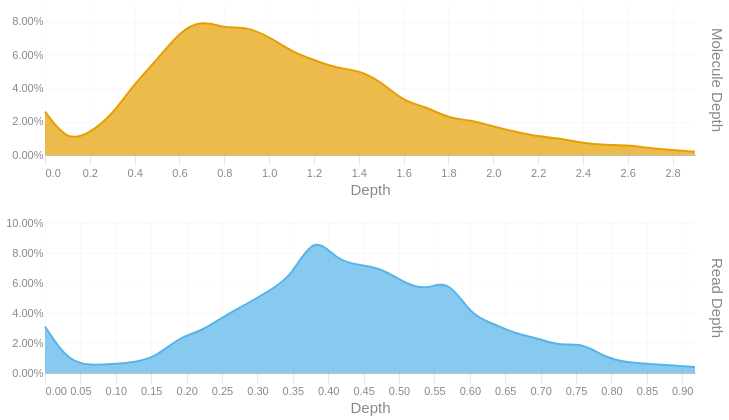

The cell this chart's notebook holds for it:
### Code cell
readdep = depth_hist(tb['Read Depth'], q99, 3)
readdep = readdep.with_columns(pl.lit('Read Depth').alias('Metric'))
if not SKIPLR:
    moldep = depth_hist(tb['Molecule Depth'], mol_q99, 1)
    moldep = moldep.with_columns(pl.lit('Molecule Depth').alias('Metric'))
    _hist = pl.concat([readdep, moldep])
    _hist = _hist.filter(pl.col('Proportion') != 0)
    with SafeRender(_hist):
        (
            alt.Chart(_hist)        
            .mark_area(interpolate = "basis")
            .encode(
                x=alt.X('Bin:Q').scale(domainMin=0).axis(alt.Axis(title='Depth')),
                y = alt.Y('Proportion:Q', title = None).axis(format = '.2%'),
                color = alt.Color('Metric:N').legend(None),
                row = alt.Row("Metric:N").header(title = None, labelOrient = 'right'),
                tooltip = [
                    alt.Tooltip("Metric:N", title = "Metric"),
                    alt.Tooltip('Interval:N', title = "Depth Interval"),
                    alt.Tooltip('Proportion:Q', title = "% Alignments").format('.2%')
                ]
            )
            .resolve_scale(x='independent', y='independent')
            .properties(
                height = 150, width = 650,
                usermeta={'embedOptions': {'downloadFileName': f'{samplename}.depth.hist'}}
            )
        ).display()
else:
    readdep = readdep.filter(pl.col('Proportion') != 0)
    with SafeRender(readdep):
        (
            alt.Chart(readdep)        
            .mark_area(interpolate = "basis")
            .encode(
                x=alt.X('Bin:Q').scale(domainMin=0).axis(alt.Axis(title='Depth')),
                y = alt.Y('Proportion:Q', title = None).axis(format = '.2%'),
                tooltip = [
                    alt.Tooltip('Interval:N', title = "Depth Interval"),
                    alt.Tooltip('Proportion:Q', title = "% Alignments").format('.2%')
                ]
            )
            .properties(
                usermeta={'embedOptions': {'downloadFileName': f'{samplename}.depth.hist'}}
            )
        ).display()

### Figure 1 — Vega-Lite specification as saved in the notebook (floating-point values rounded to 4 significant figures)
{"width": 650, "height": 150, "config": {"title": {"anchor": "start", "dy": -15, "fontSize": 18, "color": "#888888", "subtitleColor": "#888888", "subtitleFontSize": 14}, "arc": {"fill": "#0072B2"}, "axis": {"domainColor": "#888888", "domainWidth": 0.5, "gridWidth": 0.2, "grid": false, "titleFontWeight": 400, "titleFontSize": 15, "labelFontSize": 11, "labelColor": "#888888", "tickColor": "#888888", "tickWidth": 0.2, "titleColor": "#888888"}, "axisBand": {"grid": false}, "axisX": {"grid": true, "tickSize": 10, "domainCap": "round"}, "axisY": {"domain": false, "grid": true, "tickSize": 0, "domainCap": "round"}, "background": "transparent", "header": {"labelFontSize": 15, "labelColor": "#888888", "titleFontSize": 15, "titleFontWeight": 600, "titleColor": "#888888"}, "legend": {"labelFont": "sans-serif", "labelFontSize": 12, "labelColor": "#888888", "symbolSize": 100, "symbolType": "circle", "titleFontSize": 12, "titlePadding": 10, "titleColor": "#888888", "title": null}, "range": {"category": ["#E69F00", "#56B4E9", "#009E73", "#F0E442", "#0072B2", "#D55E00", "#CC79A7", "#000000"], "diverging": ["#cfe8f3", "#a2d4ec", "#73bfe2", "#46abdb", "#1696d2", "#12719e"]}, "area": {"fill": "#0072B2", "fillOpacity": 0.7, "line": true, "strokeOpacity": 0.7}, "line": {"color": "#0072B2", "stroke": "#0072B2", "strokeWidth": 2}, "trail": {"color": "#0072B2", "stroke": "#0072B2", "strokeWidth": 0, "size": 1}, "point": {"filled": true, "fillOpacity": 1.0, "size": 95}, "text": {"color": "#888888", "fontSize": 11, "align": "right", "fontWeight": 400, "size": 11}, "bar": {"fill": "#0072B2", "stroke": null}, "view": {"stroke": null, "continuousWidth": 660, "continuousHeight": 400}}, "data": {"name": "data-93784f14c2d8790cb309ddf5213d8059"}, "mark": {"type": "area", "interpolate": "basis"}, "encoding": {"color": {"field": "Metric", "legend": null, "type": "nominal"}, "row": {"field": "Metric", "header": {"title": null, "labelOrient": "right"}, "type": "nominal"}, "tooltip": [{"field": "Metric", "title": "Metric", "type": "nominal"}, {"field": "Interval", "title": "Depth Interval", "type": "nominal"}, {"field": "Proportion", "format": ".2%", "title": "% Alignments", "type": "quantitative"}], "x": {"axis": {"title": "Depth"}, "field": "Bin", "scale": {"domainMin": 0}, "type": "quantitative"}, "y": {"axis": {"format": ".2%"}, "field": "Proportion", "title": null, "type": "quantitative"}}, "resolve": {"scale": {"x": "independent", "y": "independent"}}, "usermeta": {"embedOptions": {"downloadFileName": "S1_Musquodoboit_008.depth.hist"}}, "$schema": "https://vega.github.io/schema/vega-lite/v6.1.0.json", "datasets": {"data-93784f14c2d8790cb309ddf5213d8059": [{"Bin": 0.0, "Interval": "0.0-0.032", "Proportion": 0.031, "Metric": "Read Depth"}, {"Bin": 0.032, "Interval": "0.032-0.063", "Proportion": 0.008, "Metric": "Read Depth"}, {"Bin": 0.063, "Interval": "0.063-0.095", "Proportion": 0.005, "Metric": "Read Depth"}, {"Bin": 0.095, "Interval": "0.095-0.127", "Proportion": 0.006, "Metric": "Read Depth"}, {"Bin": 0.127, "Interval": "0.127-0.158", "Proportion": 0.007, "Metric": "Read Depth"}, {"Bin": 0.158, "Interval": "0.158-0.19", "Proportion": 0.011, "Metric": "Read Depth"}, {"Bin": 0.19, "Interval": "0.19-0.222", "Proportion": 0.024, "Metric": "Read Depth"}, {"Bin": 0.222, "Interval": "0.222-0.253", "Proportion": 0.028, "Metric": "Read Depth"}, {"Bin": 0.253, "Interval": "0.253-0.285", "Proportion": 0.038, "Metric": "Read Depth"}, {"Bin": 0.285, "Interval": "0.285-0.317", "Proportion": 0.046, "Metric": "Read Depth"}, {"Bin": 0.317, "Interval": "0.317-0.348", "Proportion": 0.055, "Metric": "Read Depth"}, {"Bin": 0.348, "Interval": "0.348-0.38", "Proportion": 0.064, "Metric": "Read Depth"}, {"Bin": 0.38, "Interval": "0.38-0.412", "Proportion": 0.093, "Metric": "Read Depth"}, {"Bin": 0.412, "Interval": "0.412-0.443", "Proportion": 0.075, "Metric": "Read Depth"}, {"Bin": 0.443, "Interval": "0.443-0.475", "Proportion": 0.072, "Metric": "Read Depth"}, {"Bin": 0.475, "Interval": "0.475-0.507", "Proportion": 0.07, "Metric": "Read Depth"}, {"Bin": 0.507, "Interval": "0.507-0.538", "Proportion": 0.06, "Metric": "Read Depth"}, {"Bin": 0.538, "Interval": "0.538-0.57", "Proportion": 0.055, "Metric": "Read Depth"}, {"Bin": 0.57, "Interval": "0.57-0.602", "Proportion": 0.063, "Metric": "Read Depth"}, {"Bin": 0.602, "Interval": "0.602-0.633", "Proportion": 0.038, "Metric": "Read Depth"}, {"Bin": 0.633, "Interval": "0.633-0.665", "Proportion": 0.033, "Metric": "Read Depth"}, {"Bin": 0.665, "Interval": "0.665-0.697", "Proportion": 0.026, "Metric": "Read Depth"}, {"Bin": 0.697, "Interval": "0.697-0.728", "Proportion": 0.023, "Metric": "Read Depth"}, {"Bin": 0.728, "Interval": "0.728-0.76", "Proportion": 0.018, "Metric": "Read Depth"}, {"Bin": 0.76, "Interval": "0.76-0.792", "Proportion": 0.02, "Metric": "Read Depth"}, {"Bin": 0.792, "Interval": "0.792-0.823", "Proportion": 0.01, "Metric": "Read Depth"}, {"Bin": 0.823, "Interval": "0.823-0.855", "Proportion": 0.007, "Metric": "Read Depth"}, {"Bin": 0.855, "Interval": "0.855-0.887", "Proportion": 0.006, "Metric": "Read Depth"}, {"Bin": 0.887, "Interval": "0.887-0.918", "Proportion": 0.005, "Metric": "Read Depth"}, {"Bin": 0.918, "Interval": "0.918-0.95", "Proportion": 0.004, "Metric": "Read Depth"}, {"Bin": 0.0, "Interval": "0.0-0.1", "Proportion": 0.026, "Metric": "Molecule Depth"}, {"Bin": 0.1, "Interval": "0.1-0.2", "Proportion": 0.008, "Metric": "Molecule Depth"}, {"Bin": 0.2, "Interval": "0.2-0.3", "Proportion": 0.013, "Metric": "Molecule Depth"}, {"Bin": 0.3, "Interval": "0.3-0.4", "Proportion": 0.024, "Metric": "Molecule Depth"}, {"Bin": 0.4, "Interval": "0.4-0.5", "Proportion": 0.043, "Metric": "Molecule Depth"}, {"Bin": 0.5, "Interval": "0.5-0.6", "Proportion": 0.057, "Metric": "Molecule Depth"}, {"Bin": 0.6, "Interval": "0.6-0.7", "Proportion": 0.074, "Metric": "Molecule Depth"}, {"Bin": 0.7, "Interval": "0.7-0.8", "Proportion": 0.081, "Metric": "Molecule Depth"}, {"Bin": 0.8, "Interval": "0.8-0.9", "Proportion": 0.076, "Metric": "Molecule Depth"}, {"Bin": 0.9, "Interval": "0.9-1.0", "Proportion": 0.077, "Metric": "Molecule Depth"}, {"Bin": 1.0, "Interval": "1.0-1.1", "Proportion": 0.071, "Metric": "Molecule Depth"}, {"Bin": 1.1, "Interval": "1.1-1.2", "Proportion": 0.062, "Metric": "Molecule Depth"}, {"Bin": 1.2, "Interval": "1.2-1.3", "Proportion": 0.057, "Metric": "Molecule Depth"}, {"Bin": 1.3, "Interval": "1.3-1.4", "Proportion": 0.052, "Metric": "Molecule Depth"}, {"Bin": 1.4, "Interval": "1.4-1.5", "Proportion": 0.051, "Metric": "Molecule Depth"}, {"Bin": 1.5, "Interval": "1.5-1.6", "Proportion": 0.044, "Metric": "Molecule Depth"}, {"Bin": 1.6, "Interval": "1.6-1.7", "Proportion": 0.032, "Metric": "Molecule Depth"}, {"Bin": 1.7, "Interval": "1.7-1.8", "Proportion": 0.029, "Metric": "Molecule Depth"}, {"Bin": 1.8, "Interval": "1.8-1.9", "Proportion": 0.022, "Metric": "Molecule Depth"}, {"Bin": 1.9, "Interval": "1.9-2.0", "Proportion": 0.021, "Metric": "Molecule Depth"}, {"Bin": 2.0, "Interval": "2.0-2.1", "Proportion": 0.017, "Metric": "Molecule Depth"}, {"Bin": 2.1, "Interval": "2.1-2.2", "Proportion": 0.014, "Metric": "Molecule Depth"}, {"Bin": 2.2, "Interval": "2.2-2.3", "Proportion": 0.011, "Metric": "Molecule Depth"}, {"Bin": 2.3, "Interval": "2.3-2.4", "Proportion": 0.01, "Metric": "Molecule Depth"}, {"Bin": 2.4, "Interval": "2.4-2.5", "Proportion": 0.007, "Metric": "Molecule Depth"}, {"Bin": 2.5, "Interval": "2.5-2.6", "Proportion": 0.006, "Metric": "Molecule Depth"}, {"Bin": 2.6, "Interval": "2.6-2.7", "Proportion": 0.006, "Metric": "Molecule Depth"}, {"Bin": 2.7, "Interval": "2.7-2.8", "Proportion": 0.004, "Metric": "Molecule Depth"}, {"Bin": 2.8, "Interval": "2.8-2.9", "Proportion": 0.003, "Metric": "Molecule Depth"}, {"Bin": 2.9, "Interval": "2.9-3.02", "Proportion": 0.002, "Metric": "Molecule Depth"}]}}
